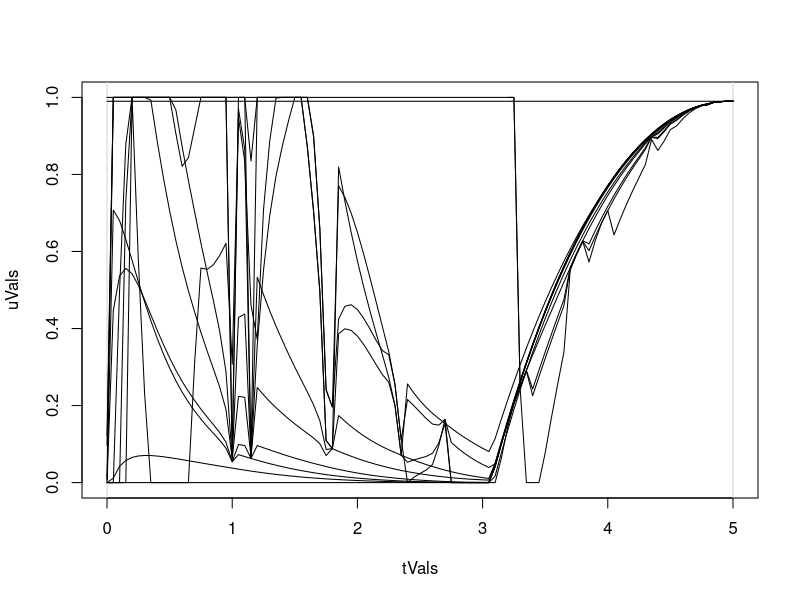

Here is the R script that generated this plot: (Note: this script raises an error after producing the figure.)
### Gregor Siegmund ###
### gs589@cornell.edu ###

# clear history
rm(list=ls(all=TRUE))

# load deSolve
library(deSolve)
library(compiler)

###########################################################
# Starting conditions for ODEs and optimizer 
###########################################################
mu = 2.5
del = 2.5
tl = mu - del
tf = mu + del
Tf = 5

# initial conditions
xA = c(P=1,V=1,I=0,L=0)

# time steps
nt = 101

## time steps for ODE
tVals=seq(0,5,length=nt) # evaluation points 

### Starting point: initial guess at the optimal control 
uVals = rep(.99,nt)
beta1Vals = rep(.01,nt)
beta2Vals = rep(.01,nt)

## parameters in ODE
parmsA=c();

M = 1

###########################################################
# ODE for state variables x
###########################################################
## The control u(t) must be an externally defined function [uFunc(t)]
derivs = numeric(4)
forward <- function(t, y, parms, f1, f2, f3, ...) {
  
  # P, V, I, L are the four entries in y (ODE)
  P = y[1]
  V = y[2]
  I = y[3]
  L = y[4]
  
  # control function calculated by f1 at different time points
  ut <- f1(t)
  beta1t <- f2(t)
  beta2t <- f3(t)
  
  derivs[1] =  - (beta1t) * ((1 - ut) * P)
  derivs[2] = .01*(beta1t) * ( P )
  derivs[3] = (beta1t) * ((1 - ut) * P) - (beta2t) * ( I )
  derivs[4] = (beta2t) * I
  
  return(list(derivs))
}
forward = cmpfun(forward)

###########################################################
# ODE for adjoint variables lambda
###########################################################
## The state x(t) must be an externally defined function [xFunc(t)]
derivs = numeric(4)
backward = function(t,y,parms,f1,f2, f3, s1, s2,s3,s4) {
  
  lambda1=y[1];
  lambda2=y[2];
  lambda3=y[3];
  lambda4=y[4];

  ut <- f1(t)
  beta1t <- f2(t)
  beta2t <- f3(t)
  
  P = s1(t);
  V = s2(t);
  I = s3(t);
  L = s4(t); 
  
  eta=(P*((lambda3-lambda1)*(1-ut) + lambda2) - I*(lambda4-lambda3))/(P-I)
  
  const = V-beta1t*P-beta2t*I
  phi=c()
  for(i in 1:length(const)){
    phi[i] = ifelse(const[i]<=0,0,eta[i])
  }
  
  derivs[1] = beta1t * ( lambda1 * ( 1 - ut) - lambda2 - lambda3 * (1-ut) + beta1t*phi)
  derivs[2] = -phi
  derivs[3] = beta2t * (phi + lambda3 - lambda4 )
  derivs[4] = -(1/L)

  return(list(derivs))
}
backward = cmpfun(backward)

###########################################################
# Set season length distribution
# use this if wanting to plot distribution of season length
###########################################################
# seasonLength <- dunif(tVals,min=tl,max=tf)

# par(mfrow=c(2,1))

## uncomment to plot season length distribution
# plot(tVals,seasonLength,
#      type='n',ylim=c(0,1),
#      xlab="Time",ylab="Frequency")
# abline(v=tl,col='lightgray');abline(v=tf,col='lightgray')
# for(i in 1:length(tVals)){
#   segments(x0=tVals[i],y0=0,x1=tVals[i],y1=seasonLength[i])
# }

## uncomment to plot running update of controls
 plot(tVals,uVals,type='n',ylim=c(0,1))
 abline(v=tl,col='lightgray');abline(v=tf,col='lightgray')
 lines(tVals,uVals,lty='solid')
# lines(tVals,qVals,lty='dotted')

###########################################################
# Forward backward sweep
###########################################################
counter = 0
stop_criteria = 1

while(stop_criteria > 1e-5){

  # interpolate control functions
  uFunc=approxfun(tVals,uVals,rule=2); 
  beta1Func=approxfun(tVals,beta1Vals,rule=2); 
  beta2Func=approxfun(tVals,beta2Vals,rule=2); 
  
  # Using current u(t) solve forward for new x(t)
  out = ode(xA,tVals,forward,parms=parmsA, atol = 1e-7, f1 = uFunc, f2 = beta1Func, f3 = beta2Func); 
  new_xVals = out[,c(2:5)]; 

  # interpolate state variables
  P_Func = approxfun(tVals,new_xVals[,1],rule=2);
  V_Func = approxfun(tVals,new_xVals[,2],rule=2);
  I_Func = approxfun(tVals,new_xVals[,3],rule=2);
  L_Func = approxfun(tVals,new_xVals[,4],rule=2);
  
  # V_Func(tVals) - (beta1Func(tVals)*P_Func(tVals)+beta2Func(tVals)*I_Func(tVals))
  # 
  # plot(V_Func(tVals))
  # plot((beta1Func(tVals)*P_Func(tVals)+beta2Func(tVals)*I_Func(tVals)))
  # plot((beta1Func(tVals)*P_Func(tVals)))
  # plot(beta2Func(tVals)*I_Func(tVals))

   # Using current u(t) and x(t), solve backwards for new lambda(t) 
  # y = c(0,0,0,0)
  # t = tVals
  # f1 = uFunc
  # f2 = beta1Func
  # f3 = beta2Func
  # s1=P_Func
  # s2=V_Func
  # s3=I_Func
  # s4=L_Func
  
  out = ode(c(0,0,0,0),rev(tVals),backward,parms=parmsA ,atol = 1e-7,  f1 = uFunc, f2 = beta1Func, f3 = beta2Func, s1=P_Func, s2=V_Func, s3=I_Func, s4=L_Func, method="euler");
  new_lambdaVals = list(rev(out[,2]),rev(out[,3]), rev(out[,4]), rev(out[,5]) );
  
  # update control using gradient, first p then q
  switch_u = (new_lambdaVals[[1]]-new_lambdaVals[[3]])*beta1Func(tVals)*P_Func(tVals);
  new_uVals = uVals + 0.05*switch_u;
  new_uVals[new_uVals<0]=0;
  new_uVals[new_uVals>1]=1;
  delta_u = abs(uVals - new_uVals);
  uVals = new_uVals;
  
  eta=(P_Func(tVals)*((new_lambdaVals[[3]]-new_lambdaVals[[1]])*(1-uFunc(tVals)) + new_lambdaVals[[2]]) - I_Func(tVals)*(new_lambdaVals[[4]]-new_lambdaVals[[3]]))/(P_Func(tVals)-I_Func(tVals))
  
  const = V_Func(tVals)-beta1Func(tVals)*P_Func(tVals)-beta2Func(tVals)*I_Func(tVals)
  phi=c()
  for(i in 1:length(const)){
    phi[i] = ifelse(const[i]<=0,0,eta[i])
  }
  
  switch_b1 = (new_lambdaVals[[3]]*(1-uFunc(tVals)) - new_lambdaVals[[1]]*(1-uFunc(tVals)) + new_lambdaVals[[2]] - phi)*P_Func(tVals);
  new_b1Vals = beta1Vals + 0.05*switch_b1;
  new_b1Vals[new_b1Vals<0]=0;
  new_b1Vals[new_b1Vals>M]=M;
  delta_b1 = abs(beta1Vals - new_b1Vals);
  beta1Vals = new_b1Vals;
  
  switch_b2 = (new_lambdaVals[[4]] - new_lambdaVals[[3]] - phi)*I_Func(tVals);
  new_b2Vals = beta2Vals + 0.05*switch_b2;
  new_b2Vals[new_b2Vals<0]=0;
  new_b2Vals[new_b2Vals>M]=M;
  delta_b2 = abs(beta2Vals - new_b2Vals);
  beta2Vals = new_b2Vals;
  
  # check for exiting while statement
  stop_criteria = max(delta_u,delta_b1,delta_b2);
  
  # uncomment lines to get running update of controls
   lines(tVals,uVals,lty='solid')

  counter = counter + 1;
  stop_criteria = ifelse(counter > 15000,stop_criteria==0,stop_criteria);
}

###########################################################
# Figures
# uncomment lines to save as pdf
###########################################################

## Plot optimal controls
# pdf(file=paste0("~/Dropbox/optimalControlProject/figures/unbranched-determinate-P=",xA[1],"-V=",xA[2],",uniform(",mu-del,",",mu+del,").pdf"),width=4,height=4)
par(mfrow=c(1,2))
plot(tVals[(1:(nt-1))],uVals[(1:(nt-1))],
     type='l',ylim=c(0,1),
     xlab="Time (t)",ylab="p(t) and q(t)",
     main=paste0("P=",xA[1],", V=",xA[2],", I=",xA[3],", F=",xA[4]))
legend("topright",c("u"),lty=c('solid'),
       bty="n", inset=c(0,0),cex=0.75)
text(4.5,.75,labels=c(paste("iterations =",counter)),cex=0.5)

plot(tVals[(1:(nt-1))],beta1Vals[(1:(nt-1))],
     type='l',ylim=c(0,M),
     xlab="Time (t)",ylab="p(t) and q(t)",
     main=paste0("P=",xA[1],", V=",xA[2],", I=",xA[3],", F=",xA[4]),
     lty='solid')
lines(tVals[(1:(nt-1))],beta2Vals[(1:(nt-1))],col='red',lty='dashed')
legend("topright",c("b1","b2"),lty=c('solid','dashed'),
       bty="n", inset=c(0,0),cex=0.75)
text(4.5,.75,labels=c(paste("iterations =",counter)),cex=0.5)
#dev.off()
  
## Plot trajectories of state variables
# pdf(file=paste0("~/Dropbox/optimalControlProject/figures/unbranched-determinate-states.pdf"),width=6,height=6)
par(mfrow=c(2,2))
plot(tVals,new_xVals[,1],type='l',xlab="Time",ylab="Primary meristems (P)")
plot(tVals,new_xVals[,2],type='l',xlab="Time",ylab="Vegetative biomass (V)")
plot(tVals,new_xVals[,3],type='l',xlab="Time",ylab="Inflorescence meristems (I)")
plot(tVals,new_xVals[,4],type='l',xlab="Time",ylab="Floral meristems (F)")
# dev.off()

plot(tVals,eta,type='l',xlab="Time",ylab="Floral meristems (F)")


## Plot trajectories of adjoint variables
## NOTE: may need to ajust upper limit on ylim(c(0,x))
# pdf(file=paste0("~/Dropbox/optimalControlProject/figures/unbranched-determinate-adjoints.pdf"),width=6,height=6)
par(mfrow=c(1,1))
plot(tVals[(1:(nt-1))],new_lambdaVals[[1]][(1:(nt-1))],
     type='l',
     xlab="Time (t)",ylab="Adjoint variables",
     ylim=c(0,100))
lines(tVals[(1:(nt-1))],new_lambdaVals[[2]][(1:(nt-1))],lty='dashed',col='red')
lines(tVals[(1:(nt-1))],new_lambdaVals[[3]][(1:(nt-1))],lty='dotted',col='orange')
lines(tVals[(1:(nt-1))],new_lambdaVals[[4]][(1:(nt-1))],lty='dotdash',col='green')
legend("topright",c(expression(lambda[1]),expression(lambda[2]),expression(lambda[3]),expression(lambda[4])),
       lty=c('solid','dashed',"dotted","dotdash"), col = c("black","red","orange","green"),
       bty="n", inset=c(0,0),cex=0.75)
# dev.off()

## Summary figure with season distribution, controls, adjoints; uncomment all if needed 
# pdf(file=paste0("~/Dropbox/optimalControlProject/figures/unbranched-determinate-P=",xA[1],"-V=",xA[2],",uniform(",mu-delta,",",mu+delta,").pdf"))
# par(mfrow=c(2,2))
# plot(tVals[(1:(nt-1))],seasonLength[(1:(nt-1))],
#      type='n',ylim=c(0,1),
#      xlab="Time",ylab="Frequency",
#      main=paste0("P=",xA[1],", V=",xA[2]))
# for(i in 1:length(tVals)){
#   segments(x0=tVals[i],y0=0,x1=tVals[i],y1=seasonLength[i])
# }
# legend("topright",paste0("Uniform(",tl,",",tf,")"),
#        bty='n', inset=c(0,-0.03),cex=0.75)
# 
# plot(tVals[(1:(nt-1))],pVals[(1:(nt-1))],
#      type='l',ylim=c(0,1),
#      xlab="Time (t)",ylab="u(t)")
# lines(tVals[(1:(nt-1))],qVals[(1:(nt-1))],
#       type='l',lty='dashed')
# legend("topright",c(paste("iterations =",counter)),
#        bty="n", inset=c(0,-0.03),cex=0.75)
# 
# plot(tVals[(1:(nt-1))],new_lambdaVals[[1]][(1:(nt-1))],
#      type='l',
#      xlab="Time (t)",ylab="Adjoint variables",
#      ylim=c(0,10))
# lines(tVals[(1:(nt-1))],new_lambdaVals[[2]][(1:(nt-1))],lty='dashed',col='red')
# lines(tVals[(1:(nt-1))],new_lambdaVals[[3]][(1:(nt-1))],lty='dotted',col='orange')
# lines(tVals[(1:(nt-1))],new_lambdaVals[[4]][(1:(nt-1))],lty='dotdash',col='green')
# 
# plot(tVals[(1:(nt-1))],new_lambdaVals[[1]][(1:(nt-1))],
#      type='l',
#      xlab="Time (t)",ylab="Adjoint variables",
#      xlim=c(2.5,5),ylim=c(0,.1))
# lines(tVals[(1:(nt-1))],new_lambdaVals[[2]][(1:(nt-1))],lty='dashed',col='red')
# lines(tVals[(1:(nt-1))],new_lambdaVals[[3]][(1:(nt-1))],lty='dotted',col='orange')
# lines(tVals[(1:(nt-1))],new_lambdaVals[[4]][(1:(nt-1))],lty='dotdash',col='green')
# 
# legend("topright",
#        c(expression(lambda[1]),expression(lambda[2]),expression(lambda[3]),expression(lambda[4])),
#        lty=c("solid","dashed","dotted","dotdash"),col=c("black","red","orange","green"),
#        bty="n", inset=c(0,0))
# dev.off()
